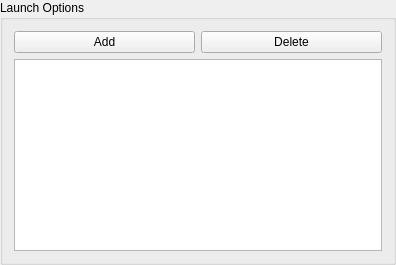
         <widget class="QGroupBox" name="launchOptionsGroup">
          <property name="sizePolicy">
           <sizepolicy hsizetype="Preferred" vsizetype="Preferred">
            <horstretch>0</horstretch>
            <verstretch>0</verstretch>
           </sizepolicy>
          </property>
          <property name="minimumSize">
           <size>
            <width>396</width>
            <height>0</height>
           </size>
          </property>
          <property name="title">
           <string>Launch Options</string>
          </property>
          <layout class="QGridLayout" name="gridLayout_8">
           <item row="0" column="0">
            <widget class="QPushButton" name="launchOptionAddButton">
             <property name="text">
              <string>Add</string>
             </property>
            </widget>
           </item>
           <item row="0" column="1">
            <widget class="QPushButton" name="launchOptionDeleteButton">
             <property name="text">
              <string>Delete</string>
             </property>
            </widget>
           </item>
           <item row="1" column="0" colspan="2">
            <widget class="QListView" name="launchOptionsList">
             <property name="sizePolicy">
              <sizepolicy hsizetype="Expanding" vsizetype="Expanding">
               <horstretch>0</horstretch>
               <verstretch>0</verstretch>
              </sizepolicy>
             </property>
             <property name="alternatingRowColors">
              <bool>true</bool>
             </property>
             <property name="selectionMode">
              <enum>QAbstractItemView::ExtendedSelection</enum>
             </property>
             <property name="selectionBehavior">
              <enum>QAbstractItemView::SelectRows</enum>
             </property>
            </widget>
           </item>
          </layout>
         </widget>
